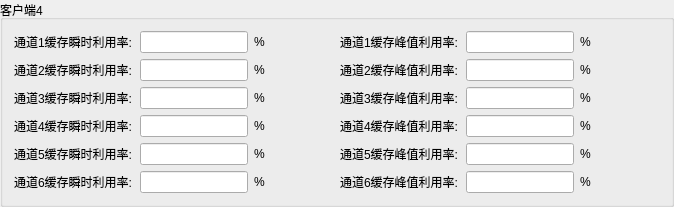
               <widget class="QGroupBox" name="groupBox_6">
                <property name="title">
                 <string>客户端4</string>
                </property>
                <layout class="QHBoxLayout" name="horizontalLayout_135">
                 <item>
                  <layout class="QVBoxLayout" name="verticalLayout_7">
                   <item>
                    <layout class="QHBoxLayout" name="horizontalLayout_136">
                     <item>
                      <layout class="QHBoxLayout" name="horizontalLayout_137">
                       <item>
                        <layout class="QHBoxLayout" name="horizontalLayout_138">
                         <item>
                          <widget class="QLabel" name="label_114">
                           <property name="minimumSize">
                            <size>
                             <width>120</width>
                             <height>0</height>
                            </size>
                           </property>
                           <property name="text">
                            <string>通道1缓存瞬时利用率:</string>
                           </property>
                          </widget>
                         </item>
                         <item>
                          <widget class="QLineEdit" name="lineEdit_Client4Comm1CacheUnitRate"/>
                         </item>
                         <item>
                          <widget class="QLabel" name="label_115">
                           <property name="minimumSize">
                            <size>
                             <width>40</width>
                             <height>0</height>
                            </size>
                           </property>
                           <property name="text">
                            <string>%</string>
                           </property>
                          </widget>
                         </item>
                        </layout>
                       </item>
                       <item>
                        <spacer name="horizontalSpacer_54">
                         <property name="orientation">
                          <enum>Qt::Horizontal</enum>
                         </property>
                         <property name="sizeHint" stdset="0">
                          <size>
                           <width>40</width>
                           <height>20</height>
                          </size>
                         </property>
                        </spacer>
                       </item>
                      </layout>
                     </item>
                     <item>
                      <layout class="QHBoxLayout" name="horizontalLayout_139">
                       <item>
                        <layout class="QHBoxLayout" name="horizontalLayout_140">
                         <item>
                          <widget class="QLabel" name="label_116">
                           <property name="minimumSize">
                            <size>
                             <width>120</width>
                             <height>0</height>
                            </size>
                           </property>
                           <property name="text">
                            <string>通道1缓存峰值利用率:</string>
                           </property>
                          </widget>
                         </item>
                         <item>
                          <widget class="QLineEdit" name="lineEdit_Client4Comm1CachePeakRate"/>
                         </item>
                         <item>
                          <widget class="QLabel" name="label_117">
                           <property name="minimumSize">
                            <size>
                             <width>40</width>
                             <height>0</height>
                            </size>
                           </property>
                           <property name="text">
                            <string>%</string>
                           </property>
                          </widget>
                         </item>
                        </layout>
                       </item>
                       <item>
                        <spacer name="horizontalSpacer_55">
                         <property name="orientation">
                          <enum>Qt::Horizontal</enum>
                         </property>
                         <property name="sizeHint" stdset="0">
                          <size>
                           <width>40</width>
                           <height>20</height>
                          </size>
                         </property>
                        </spacer>
                       </item>
                      </layout>
                     </item>
                    </layout>
                   </item>
                   <item>
                    <layout class="QHBoxLayout" name="horizontalLayout_141">
                     <item>
                      <layout class="QHBoxLayout" name="horizontalLayout_142">
                       <item>
                        <layout class="QHBoxLayout" name="horizontalLayout_143">
                         <item>
                          <widget class="QLabel" name="label_118">
                           <property name="minimumSize">
                            <size>
                             <width>120</width>
                             <height>0</height>
                            </size>
                           </property>
                           <property name="text">
                            <string>通道2缓存瞬时利用率:</string>
                           </property>
                          </widget>
                         </item>
                         <item>
                          <widget class="QLineEdit" name="lineEdit_Client4Comm2CacheUnitRate"/>
                         </item>
                         <item>
                          <widget class="QLabel" name="label_119">
                           <property name="minimumSize">
                            <size>
                             <width>40</width>
                             <height>0</height>
                            </size>
                           </property>
                           <property name="text">
                            <string>%</string>
                           </property>
                          </widget>
                         </item>
                        </layout>
                       </item>
                       <item>
                        <spacer name="horizontalSpacer_56">
                         <property name="orientation">
                          <enum>Qt::Horizontal</enum>
                         </property>
                         <property name="sizeHint" stdset="0">
                          <size>
                           <width>40</width>
                           <height>20</height>
                          </size>
                         </property>
                        </spacer>
                       </item>
                      </layout>
                     </item>
                     <item>
                      <layout class="QHBoxLayout" name="horizontalLayout_144">
                       <item>
                        <layout class="QHBoxLayout" name="horizontalLayout_145">
                         <item>
                          <widget class="QLabel" name="label_120">
                           <property name="minimumSize">
                            <size>
                             <width>120</width>
                             <height>0</height>
                            </size>
                           </property>
                           <property name="text">
                            <string>通道2缓存峰值利用率:</string>
                           </property>
                          </widget>
                         </item>
                         <item>
                          <widget class="QLineEdit" name="lineEdit_Client4Comm2CachePeakRate"/>
                         </item>
                         <item>
                          <widget class="QLabel" name="label_121">
                           <property name="minimumSize">
                            <size>
                             <width>40</width>
                             <height>0</height>
                            </size>
                           </property>
                           <property name="text">
                            <string>%</string>
                           </property>
                          </widget>
                         </item>
                        </layout>
                       </item>
                       <item>
                        <spacer name="horizontalSpacer_57">
                         <property name="orientation">
                          <enum>Qt::Horizontal</enum>
                         </property>
                         <property name="sizeHint" stdset="0">
                          <size>
                           <width>40</width>
                           <height>20</height>
                          </size>
                         </property>
                        </spacer>
                       </item>
                      </layout>
                     </item>
                    </layout>
                   </item>
                   <item>
                    <layout class="QHBoxLayout" name="horizontalLayout_146">
                     <item>
                      <layout class="QHBoxLayout" name="horizontalLayout_147">
                       <item>
                        <layout class="QHBoxLayout" name="horizontalLayout_148">
                         <item>
                          <widget class="QLabel" name="label_122">
                           <property name="minimumSize">
                            <size>
                             <width>120</width>
                             <height>0</height>
                            </size>
                           </property>
                           <property name="text">
                            <string>通道3缓存瞬时利用率:</string>
                           </property>
                          </widget>
                         </item>
                         <item>
                          <widget class="QLineEdit" name="lineEdit_Client4Comm3CacheUnitRate"/>
                         </item>
                         <item>
                          <widget class="QLabel" name="label_123">
                           <property name="minimumSize">
                            <size>
                             <width>40</width>
                             <height>0</height>
                            </size>
                           </property>
                           <property name="text">
                            <string>%</string>
                           </property>
                          </widget>
                         </item>
                        </layout>
                       </item>
                       <item>
                        <spacer name="horizontalSpacer_58">
                         <property name="orientation">
                          <enum>Qt::Horizontal</enum>
                         </property>
                         <property name="sizeHint" stdset="0">
                          <size>
                           <width>40</width>
                           <height>20</height>
                          </size>
                         </property>
                        </spacer>
                       </item>
                      </layout>
                     </item>
                     <item>
                      <layout class="QHBoxLayout" name="horizontalLayout_149">
                       <item>
                        <layout class="QHBoxLayout" name="horizontalLayout_150">
                         <item>
                          <widget class="QLabel" name="label_124">
                           <property name="minimumSize">
                            <size>
                             <width>120</width>
                             <height>0</height>
                            </size>
                           </property>
                           <property name="text">
                            <string>通道3缓存峰值利用率:</string>
                           </property>
                          </widget>
                         </item>
                         <item>
                          <widget class="QLineEdit" name="lineEdit_Client4Comm3CachePeakRate"/>
                         </item>
                         <item>
                          <widget class="QLabel" name="label_125">
                           <property name="minimumSize">
                            <size>
                             <width>40</width>
                             <height>0</height>
                            </size>
                           </property>
                           <property name="text">
                            <string>%</string>
                           </property>
                          </widget>
                         </item>
                        </layout>
                       </item>
                       <item>
                        <spacer name="horizontalSpacer_59">
                         <property name="orientation">
                          <enum>Qt::Horizontal</enum>
                         </property>
                         <property name="sizeHint" stdset="0">
                          <size>
                           <width>40</width>
                           <height>20</height>
                          </size>
                         </property>
                        </spacer>
                       </item>
                      </layout>
                     </item>
                    </layout>
                   </item>
                   <item>
                    <layout class="QHBoxLayout" name="horizontalLayout_151">
                     <item>
                      <layout class="QHBoxLayout" name="horizontalLayout_152">
                       <item>
                        <layout class="QHBoxLayout" name="horizontalLayout_153">
                         <item>
                          <widget class="QLabel" name="label_126">
                           <property name="minimumSize">
                            <size>
                             <width>120</width>
                             <height>0</height>
                            </size>
                           </property>
                           <property name="text">
                            <string>通道4缓存瞬时利用率:</string>
                           </property>
                          </widget>
                         </item>
                         <item>
                          <widget class="QLineEdit" name="lineEdit_Client4Comm4CacheUnitRate"/>
                         </item>
                         <item>
                          <widget class="QLabel" name="label_127">
                           <property name="minimumSize">
                            <size>
                             <width>40</width>
                             <height>0</height>
                            </size>
                           </property>
                           <property name="text">
                            <string>%</string>
                           </property>
                          </widget>
                         </item>
                        </layout>
                       </item>
                       <item>
                        <spacer name="horizontalSpacer_60">
                         <property name="orientation">
                          <enum>Qt::Horizontal</enum>
                         </property>
                         <property name="sizeHint" stdset="0">
                          <size>
                           <width>40</width>
                           <height>20</height>
                          </size>
                         </property>
                        </spacer>
                       </item>
                      </layout>
                     </item>
                     <item>
                      <layout class="QHBoxLayout" name="horizontalLayout_154">
                       <item>
                        <layout class="QHBoxLayout" name="horizontalLayout_155">
                         <item>
                          <widget class="QLabel" name="label_128">
                           <property name="minimumSize">
                            <size>
                             <width>120</width>
                             <height>0</height>
                            </size>
                           </property>
                           <property name="text">
                            <string>通道4缓存峰值利用率:</string>
                           </property>
                          </widget>
                         </item>
                         <item>
                          <widget class="QLineEdit" name="lineEdit_Client4Comm4CachePeakRate"/>
                         </item>
                         <item>
                          <widget class="QLabel" name="label_129">
                           <property name="minimumSize">
                            <size>
                             <width>40</width>
                             <height>0</height>
                            </size>
                           </property>
                           <property name="text">
                            <string>%</string>
                           </property>
                          </widget>
                         </item>
                        </layout>
                       </item>
                       <item>
                        <spacer name="horizontalSpacer_61">
                         <property name="orientation">
                          <enum>Qt::Horizontal</enum>
                         </property>
                         <property name="sizeHint" stdset="0">
                          <size>
                           <width>40</width>
                           <height>20</height>
                          </size>
                         </property>
                        </spacer>
                       </item>
                      </layout>
                     </item>
                    </layout>
                   </item>
                   <item>
                    <layout class="QHBoxLayout" name="horizontalLayout_156">
                     <item>
                      <layout class="QHBoxLayout" name="horizontalLayout_157">
                       <item>
                        <layout class="QHBoxLayout" name="horizontalLayout_158">
                         <item>
                          <widget class="QLabel" name="label_130">
                           <property name="minimumSize">
                            <size>
                             <width>120</width>
                             <height>0</height>
                            </size>
                           </property>
                           <property name="text">
                            <string>通道5缓存瞬时利用率:</string>
                           </property>
                          </widget>
                         </item>
                         <item>
                          <widget class="QLineEdit" name="lineEdit_Client4Comm5CacheUnitRate"/>
                         </item>
                         <item>
                          <widget class="QLabel" name="label_131">
                           <property name="minimumSize">
                            <size>
                             <width>40</width>
                             <height>0</height>
                            </size>
                           </property>
                           <property name="text">
                            <string>%</string>
                           </property>
                          </widget>
                         </item>
                        </layout>
                       </item>
                       <item>
                        <spacer name="horizontalSpacer_62">
                         <property name="orientation">
                          <enum>Qt::Horizontal</enum>
                         </property>
                         <property name="sizeHint" stdset="0">
                          <size>
                           <width>40</width>
                           <height>20</height>
                          </size>
                         </property>
                        </spacer>
                       </item>
                      </layout>
                     </item>
                     <item>
                      <layout class="QHBoxLayout" name="horizontalLayout_159">
                       <item>
                        <layout class="QHBoxLayout" name="horizontalLayout_160">
                         <item>
                          <widget class="QLabel" name="label_132">
                           <property name="minimumSize">
                            <size>
                             <width>120</width>
                             <height>0</height>
                            </size>
                           </property>
                           <property name="text">
                            <string>通道5缓存峰值利用率:</string>
                           </property>
                          </widget>
                         </item>
                         <item>
                          <widget class="QLineEdit" name="lineEdit_Client4Comm5CachePeakRate"/>
                         </item>
                         <item>
                          <widget class="QLabel" name="label_133">
                           <property name="minimumSize">
                            <size>
                             <width>40</width>
                             <height>0</height>
                            </size>
                           </property>
                           <property name="text">
                            <string>%</string>
                           </property>
                          </widget>
                         </item>
                        </layout>
                       </item>
                       <item>
                        <spacer name="horizontalSpacer_63">
                         <property name="orientation">
                          <enum>Qt::Horizontal</enum>
                         </property>
                         <property name="sizeHint" stdset="0">
                          <size>
                           <width>40</width>
                           <height>20</height>
                          </size>
                         </property>
                        </spacer>
                       </item>
                      </layout>
                     </item>
                    </layout>
                   </item>
                   <item>
                    <layout class="QHBoxLayout" name="horizontalLayout_161">
                     <item>
                      <layout class="QHBoxLayout" name="horizontalLayout_162">
                       <item>
                        <layout class="QHBoxLayout" name="horizontalLayout_163">
                         <item>
                          <widget class="QLabel" name="label_134">
                           <property name="minimumSize">
                            <size>
                             <width>120</width>
                             <height>0</height>
                            </size>
                           </property>
                           <property name="text">
                            <string>通道6缓存瞬时利用率:</string>
                           </property>
                          </widget>
                         </item>
                         <item>
                          <widget class="QLineEdit" name="lineEdit_Client4Comm6CacheUnitRate"/>
                         </item>
                         <item>
                          <widget class="QLabel" name="label_135">
                           <property name="minimumSize">
                            <size>
                             <width>40</width>
                             <height>0</height>
                            </size>
                           </property>
                           <property name="text">
                            <string>%</string>
                           </property>
                          </widget>
                         </item>
                        </layout>
                       </item>
                       <item>
                        <spacer name="horizontalSpacer_64">
                         <property name="orientation">
                          <enum>Qt::Horizontal</enum>
                         </property>
                         <property name="sizeHint" stdset="0">
                          <size>
                           <width>40</width>
                           <height>20</height>
                          </size>
                         </property>
                        </spacer>
                       </item>
                      </layout>
                     </item>
                     <item>
                      <layout class="QHBoxLayout" name="horizontalLayout_164">
                       <item>
                        <layout class="QHBoxLayout" name="horizontalLayout_165">
                         <item>
                          <widget class="QLabel" name="label_136">
                           <property name="minimumSize">
                            <size>
                             <width>120</width>
                             <height>0</height>
                            </size>
                           </property>
                           <property name="text">
                            <string>通道6缓存峰值利用率:</string>
                           </property>
                          </widget>
                         </item>
                         <item>
                          <widget class="QLineEdit" name="lineEdit_Client4Comm6CachePeakRate"/>
                         </item>
                         <item>
                          <widget class="QLabel" name="label_137">
                           <property name="minimumSize">
                            <size>
                             <width>40</width>
                             <height>0</height>
                            </size>
                           </property>
                           <property name="text">
                            <string>%</string>
                           </property>
                          </widget>
                         </item>
                        </layout>
                       </item>
                       <item>
                        <spacer name="horizontalSpacer_65">
                         <property name="orientation">
                          <enum>Qt::Horizontal</enum>
                         </property>
                         <property name="sizeHint" stdset="0">
                          <size>
                           <width>40</width>
                           <height>20</height>
                          </size>
                         </property>
                        </spacer>
                       </item>
                      </layout>
                     </item>
                    </layout>
                   </item>
                  </layout>
                 </item>
                </layout>
               </widget>
